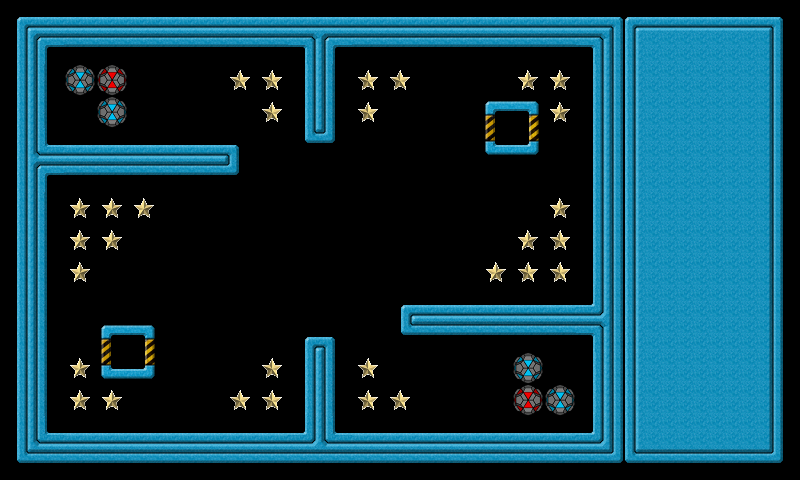

This game map was drawn from its Tiled (.tmx) file and the tilesets committed beside it. A one-line description and the trimmed map source follow:
An orthogonal 25x15 tile map with 32x32 px tiles, 3 tile layers (background, extra, controlpanel), 4 tilesets and 48 objects (wall001, wall002, wall003, wall004, wall005, ...).

<map version="1.0" orientation="orthogonal" width="25" height="15" tilewidth="32" tileheight="32">
 <tileset firstgid="1" name="tileset" tilewidth="32" tileheight="32">
  <image source="tileset.png" width="160" height="448" />
 </tileset>
 <tileset firstgid="71" name="goodball" tilewidth="32" tileheight="32">
  <image source="goodball.png" width="32" height="32" />
 </tileset>
 <tileset firstgid="72" name="badball" tilewidth="32" tileheight="32">
  <image source="badball.png" width="32" height="32" />
 </tileset>
 <tileset firstgid="73" name="star" tilewidth="32" tileheight="32">
  <image source="star.png" width="32" height="32" />
 </tileset>
 <layer name="background" width="20" height="15">
  <data>[300 cells, 300 non-empty, 18 distinct tile ids]</data>
 </layer>
 <layer name="extra" width="20" height="15">
  <data>[300 cells, 36 non-empty, 3 distinct tile ids]</data>
 </layer>
 <layer name="controlpanel" width="25" height="15">
  <data>[375 cells, 90 non-empty, 9 distinct tile ids]</data>
 </layer>
 <objectgroup name="objects" width="20" height="15">
  <object name="wall001" x="0" y="0" width="592" height="48">
   <properties>
    <property name="objClass" value="wall" />
   </properties>
  </object>
  <object name="wall002" x="592" y="0" width="48" height="432">
   <properties>
    <property name="objClass" value="wall" />
   </properties>
  </object>
  <object name="wall003" x="48" y="432" width="592" height="48">
   <properties>
    <property name="objClass" value="wall" />
   </properties>
  </object>
  <object name="wall004" x="0" y="48" width="48" height="432">
   <properties>
    <property name="objClass" value="wall" />
   </properties>
  </object>
  <object name="wall005" x="48" y="144" width="192" height="32">
   <properties>
    <property name="objClass" value="wall" />
   </properties>
  </object>
  <object name="wall006" x="400" y="304" width="192" height="32">
   <properties>
    <property name="objClass" value="wall" />
   </properties>
  </object>
  <object name="wall007" x="304" y="48" width="32" height="96">
   <properties>
    <property name="objClass" value="wall" />
   </properties>
  </object>
  <object name="wall008" x="304" y="336" width="32" height="96">
   <properties>
    <property name="objClass" value="wall" />
   </properties>
  </object>
  <object name="star001" x="520" y="72" width="16" height="16">
   <properties>
    <property name="objClass" value="star" />
   </properties>
  </object>
  <object name="star002" x="488" y="264" width="16" height="16">
   <properties>
    <property name="objClass" value="star" />
   </properties>
  </object>
  <object name="star003" x="552" y="200" width="16" height="16">
   <properties>
    <property name="objClass" value="star" />
   </properties>
  </object>
  <object name="star004" x="520" y="232" width="16" height="16">
   <properties>
    <property name="objClass" value="star" />
   </properties>
  </object>
  <object name="star005" x="552" y="232" width="16" height="16">
   <properties>
    <property name="objClass" value="star" />
   </properties>
  </object>
  <object name="star006" x="520" y="264" width="16" height="16">
   <properties>
    <property name="objClass" value="star" />
   </properties>
  </object>
  <object name="star007" x="552" y="264" width="16" height="16">
   <properties>
    <property name="objClass" value="star" />
   </properties>
  </object>
  <object name="star008" x="392" y="72" width="16" height="16">
   <properties>
    <property name="objClass" value="star" />
   </properties>
  </object>
  <object name="star009" x="552" y="72" width="16" height="16">
   <properties>
    <property name="objClass" value="star" />
   </properties>
  </object>
  <object name="star010" x="360" y="72" width="16" height="16">
   <properties>
    <property name="objClass" value="star" />
   </properties>
  </object>
  <object name="star011" x="552" y="104" width="16" height="16">
   <properties>
    <property name="objClass" value="star" />
   </properties>
  </object>
  <object name="star012" x="360" y="104" width="16" height="16">
   <properties>
    <property name="objClass" value="star" />
   </properties>
  </object>
  <object name="star013" x="392" y="392" width="16" height="16">
   <properties>
    <property name="objClass" value="star" />
   </properties>
  </object>
  <object name="star014" x="232" y="72" width="16" height="16">
   <properties>
    <property name="objClass" value="star" />
   </properties>
  </object>
  <object name="star015" x="232" y="392" width="16" height="16">
   <properties>
    <property name="objClass" value="star" />
   </properties>
  </object>
  <object name="star016" x="360" y="360" width="16" height="16">
   <properties>
    <property name="objClass" value="star" />
   </properties>
  </object>
  <object name="star017" x="264" y="360" width="16" height="16">
   <properties>
    <property name="objClass" value="star" />
   </properties>
  </object>
  <object name="star018" x="360" y="392" width="16" height="16">
   <properties>
    <property name="objClass" value="star" />
   </properties>
  </object>
  <object name="star019" x="264" y="392" width="16" height="16">
   <properties>
    <property name="objClass" value="star" />
   </properties>
  </object>
  <object name="star020" x="104" y="392" width="16" height="16">
   <properties>
    <property name="objClass" value="star" />
   </properties>
  </object>
  <object name="star021" x="72" y="264" width="16" height="16">
   <properties>
    <property name="objClass" value="star" />
   </properties>
  </object>
  <object name="star022" x="136" y="200" width="16" height="16">
   <properties>
    <property name="objClass" value="star" />
   </properties>
  </object>
  <object name="star023" x="72" y="232" width="16" height="16">
   <properties>
    <property name="objClass" value="star" />
   </properties>
  </object>
  <object name="star024" x="104" y="232" width="16" height="16">
   <properties>
    <property name="objClass" value="star" />
   </properties>
  </object>
  <object name="star025" x="72" y="200" width="16" height="16">
   <properties>
    <property name="objClass" value="star" />
   </properties>
  </object>
  <object name="star026" x="104" y="200" width="16" height="16">
   <properties>
    <property name="objClass" value="star" />
   </properties>
  </object>
  <object name="star027" x="72" y="392" width="16" height="16">
   <properties>
    <property name="objClass" value="star" />
   </properties>
  </object>
  <object name="star028" x="72" y="360" width="16" height="16">
   <properties>
    <property name="objClass" value="star" />
   </properties>
  </object>
  <object name="star029" x="264" y="72" width="16" height="16">
   <properties>
    <property name="objClass" value="star" />
   </properties>
  </object>
  <object name="star030" x="264" y="104" width="16" height="16">
   <properties>
    <property name="objClass" value="star" />
   </properties>
  </object>
  <object name="goal001" x="504" y="120" width="16" height="16">
   <properties>
    <property name="objClass" value="goal" />
   </properties>
   <ellipse />
  </object>
  <object name="goal002" x="120" y="344" width="16" height="16">
   <properties>
    <property name="objClass" value="goal" />
   </properties>
   <ellipse />
  </object>
  <object name="badball001" x="514" y="386" width="29" height="29">
   <properties>
    <property name="objClass" value="badball" />
   </properties>
   <ellipse />
  </object>
  <object name="badball002" x="98" y="66" width="29" height="29">
   <properties>
    <property name="objClass" value="badball" />
   </properties>
   <ellipse />
  </object>
  <object name="badball003" x="66" y="98" width="29" height="29">
   <properties>
    <property name="objClass" value="badball" />
   </properties>
   <ellipse />
  </object>
  </objectgroup>
</map>
<!-- 5 of 48 objects omitted -->
